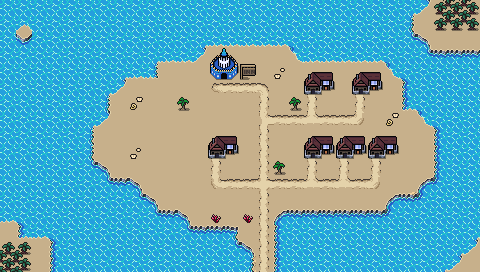

Rendered tile map (Tiled .tmx) drawn with the repository's tilesets; below, a short description and the map source with its tile grids summarised:
An orthogonal 30x17 tile map with 16x16 px tiles, 4 tile layers (Background, Ground, Foreground, AboveSprites), 2 tilesets and 8 objects.

<map version="1.5" tiledversion="1.7.1" orientation="orthogonal" renderorder="right-down" width="30" height="17" tilewidth="16" tileheight="16" infinite="0" nextlayerid="6" nextobjectid="48">
 <editorsettings>
  <export target="wastetown..tmx" format="tmx" />
 </editorsettings>
 <tileset firstgid="1" source="../tileset/main.tsx" />
 <tileset firstgid="3477" source="../tileset/buildings.tsx" />
 <layer id="1" name="Background" width="30" height="17">
  <data>[510 cells, 510 non-empty, 21 distinct tile ids]</data>
 </layer>
 <layer id="2" name="Ground" width="30" height="17">
  <data>[510 cells, 49 non-empty, 13 distinct tile ids]</data>
 </layer>
 <layer id="3" name="Foreground" width="30" height="17">
  <properties>
   <property name="spriteLayer" type="bool" value="true" />
  </properties>
  <data>[510 cells, 30 non-empty, 16 distinct tile ids]</data>
 </layer>
 <layer id="5" name="AboveSprites" width="30" height="17">
  <data>[510 cells, 14 non-empty, 4 distinct tile ids]</data>
 </layer>
 <objectgroup id="4" name="Objects">
  <object id="38" template="../obj/entry_up.tx" x="256" y="271" />
  <object id="41" template="../obj/shop.tx" x="304" y="98" />
  <object id="42" template="../obj/shop.tx" x="368" y="162" />
  <object id="43" template="../obj/shop.tx" x="353" y="98" />
  <object id="44" template="../obj/shop.tx" x="208" y="162" />
  <object id="45" template="../obj/shop.tx" x="304" y="162" />
  <object id="46" template="../obj/shop.tx" x="336" y="162" />
  <object id="47" template="../obj/inn.tx" x="215" y="82" />
 </objectgroup>
</map>
